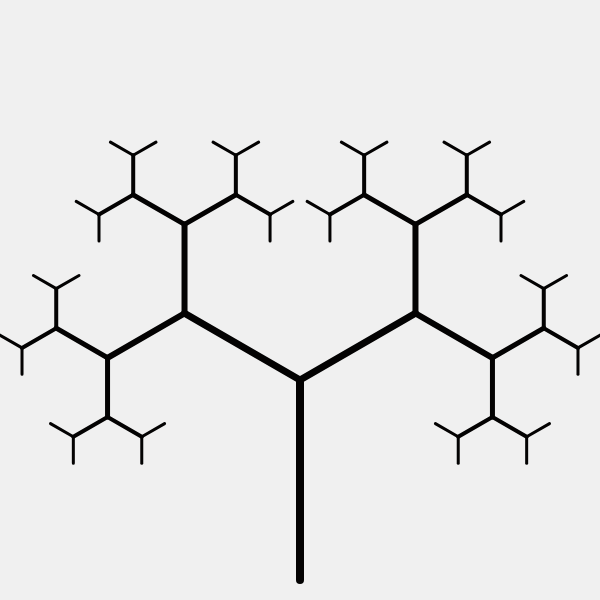
Frame 1 (no input)
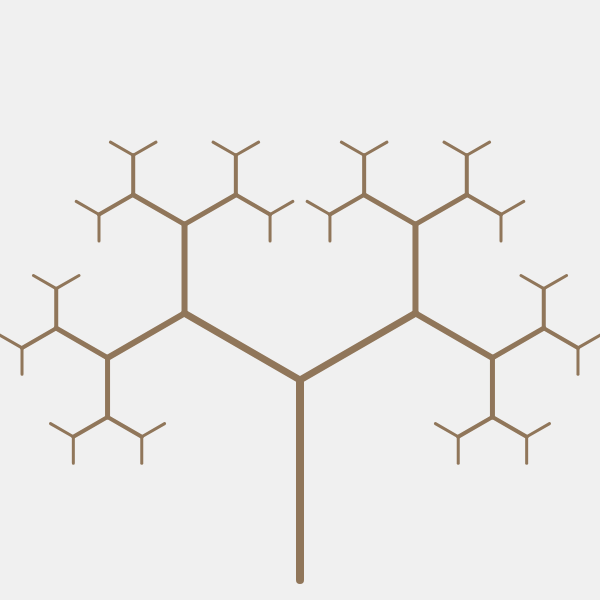
Frame 60 (no input)
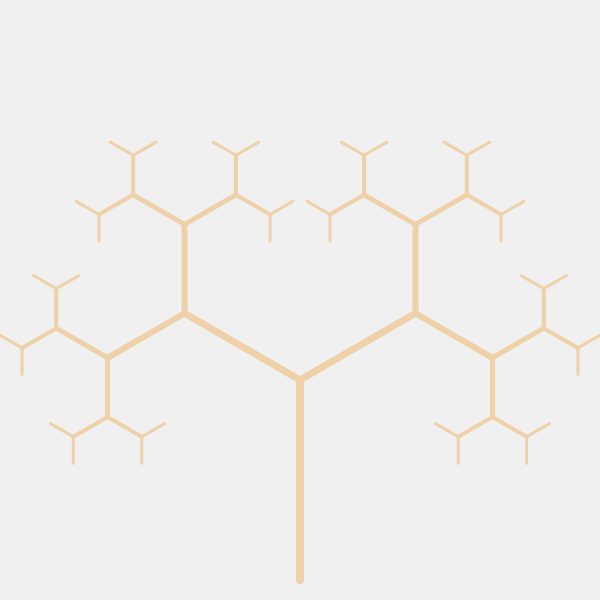
Frame 120 (the mouse pressed at the canvas centre since frame 60)

The p5.js sketch that drew these frames (run headless with seeded random() and noise() and a simulated clock; from frame 60 on, the mouse is pressed at the canvas centre):

// p5.js sketch
// ── sketch.js

function setup() {
    createCanvas(600,600);
} 

function randColor(){
    stroke(abs(sin(frameCount*0.01)) * 255,
    abs(sin(frameCount*0.008)) * 255,
    abs(sin(frameCount*0.006)) * 255);
}

function branch(max) {
    if(max == 0){
        return
    }
    line(0, 0, 0, -100);
    count++;
    text(count,10,-50)
    translate(0, -100);

    push();
    rotate(PI/6);
    branch(max-1);
    pop();

    push();
    rotate(-PI/6);
    branch(max-1);
    pop();
}

function fracTree(length, max) {
    if(max == 0) {
        return;
    }

    randColor();
    strokeWeight(max+2); 
    line(0,0,0,-length);

    translate(0,-length);

    push();
    rotate(PI/3);
    fracTree(length*2/3, max-1);
    pop();

    push();
    rotate(-PI/3);
    fracTree(length*2/3, max-1);
    pop();

}

function draw() {
    let V;
    background(240);
    V = createVector(width/2, height-20);
    let limit = 6;

    translate(V.x, V.y);
    fracTree(200,limit);
}
